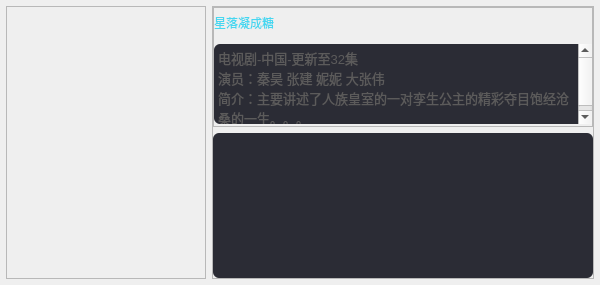
<?xml version="1.0" encoding="UTF-8"?>
<ui version="4.0">
 <class>SynopsisForm</class>
 <widget class="QWidget" name="SynopsisForm">
  <property name="geometry">
   <rect>
    <x>0</x>
    <y>0</y>
    <width>600</width>
    <height>285</height>
   </rect>
  </property>
  <property name="minimumSize">
   <size>
    <width>600</width>
    <height>285</height>
   </size>
  </property>
  <property name="maximumSize">
   <size>
    <width>16777215</width>
    <height>285</height>
   </size>
  </property>
  <property name="windowTitle">
   <string>Form</string>
  </property>
  <layout class="QHBoxLayout" name="horizontalLayout_2" stretch="0,7">
   <property name="spacing">
    <number>6</number>
   </property>
   <property name="leftMargin">
    <number>6</number>
   </property>
   <property name="topMargin">
    <number>6</number>
   </property>
   <property name="rightMargin">
    <number>6</number>
   </property>
   <property name="bottomMargin">
    <number>6</number>
   </property>
   <item>
    <widget class="QFrame" name="frame_left">
     <property name="minimumSize">
      <size>
       <width>200</width>
       <height>0</height>
      </size>
     </property>
     <property name="maximumSize">
      <size>
       <width>200</width>
       <height>16777215</height>
      </size>
     </property>
     <property name="frameShape">
      <enum>QFrame::StyledPanel</enum>
     </property>
     <property name="frameShadow">
      <enum>QFrame::Raised</enum>
     </property>
     <layout class="QVBoxLayout" name="verticalLayout_3">
      <property name="spacing">
       <number>0</number>
      </property>
      <property name="leftMargin">
       <number>6</number>
      </property>
      <property name="topMargin">
       <number>6</number>
      </property>
      <property name="rightMargin">
       <number>6</number>
      </property>
      <property name="bottomMargin">
       <number>0</number>
      </property>
      <item>
       <widget class="VideoHeadItem" name="label_draPic">
        <property name="styleSheet">
         <string notr="true">#label_draPic
{
border-image: url(:/images/bgpic/cusvideoitem1.png);
}</string>
        </property>
        <property name="text">
         <string/>
        </property>
       </widget>
      </item>
     </layout>
    </widget>
   </item>
   <item>
    <widget class="QFrame" name="frame_right">
     <property name="frameShape">
      <enum>QFrame::StyledPanel</enum>
     </property>
     <property name="frameShadow">
      <enum>QFrame::Raised</enum>
     </property>
     <layout class="QVBoxLayout" name="verticalLayout">
      <property name="leftMargin">
       <number>0</number>
      </property>
      <property name="topMargin">
       <number>0</number>
      </property>
      <property name="rightMargin">
       <number>0</number>
      </property>
      <property name="bottomMargin">
       <number>0</number>
      </property>
      <item>
       <widget class="QFrame" name="frame_top">
        <property name="minimumSize">
         <size>
          <width>0</width>
          <height>120</height>
         </size>
        </property>
        <property name="maximumSize">
         <size>
          <width>16777215</width>
          <height>130</height>
         </size>
        </property>
        <property name="frameShape">
         <enum>QFrame::StyledPanel</enum>
        </property>
        <property name="frameShadow">
         <enum>QFrame::Raised</enum>
        </property>
        <layout class="QVBoxLayout" name="verticalLayout_2">
         <property name="leftMargin">
          <number>0</number>
         </property>
         <property name="topMargin">
          <number>0</number>
         </property>
         <property name="rightMargin">
          <number>0</number>
         </property>
         <property name="bottomMargin">
          <number>0</number>
         </property>
         <item>
          <layout class="QHBoxLayout" name="horizontalLayout">
           <item>
            <widget class="QPushButton" name="pushButton_name">
             <property name="minimumSize">
              <size>
               <width>200</width>
               <height>30</height>
              </size>
             </property>
             <property name="maximumSize">
              <size>
               <width>260</width>
               <height>30</height>
              </size>
             </property>
             <property name="styleSheet">
              <string notr="true">QPushButton
{
border: none;
text-align: left;
font: 800 15px &quot;微软雅黑&quot;;
color: rgba(69, 215, 240,1.0);
}</string>
             </property>
             <property name="text">
              <string>星落凝成糖</string>
             </property>
            </widget>
           </item>
           <item>
            <spacer name="horizontalSpacer">
             <property name="orientation">
              <enum>Qt::Horizontal</enum>
             </property>
             <property name="sizeHint" stdset="0">
              <size>
               <width>40</width>
               <height>20</height>
              </size>
             </property>
            </spacer>
           </item>
          </layout>
         </item>
         <item>
          <widget class="QTextBrowser" name="textBrowser_intro">
           <property name="minimumSize">
            <size>
             <width>0</width>
             <height>80</height>
            </size>
           </property>
           <property name="maximumSize">
            <size>
             <width>16777215</width>
             <height>80</height>
            </size>
           </property>
           <property name="styleSheet">
            <string notr="true">#textBrowser_intro
{
color: white;
border-radius: 6px;
background-color: rgb(43, 44, 53);
}
</string>
           </property>
           <property name="html">
            <string>&lt;!DOCTYPE HTML PUBLIC &quot;-//W3C//DTD HTML 4.0//EN&quot; &quot;http://www.w3.org/TR/REC-html40/strict.dtd&quot;&gt;
&lt;html&gt;&lt;head&gt;&lt;meta name=&quot;qrichtext&quot; content=&quot;1&quot; /&gt;&lt;style type=&quot;text/css&quot;&gt;
p, li { white-space: pre-wrap; }
&lt;/style&gt;&lt;/head&gt;&lt;body style=&quot; font-family:'SimSun'; font-size:9pt; font-weight:400; font-style:normal;&quot;&gt;
&lt;p style=&quot; margin-top:0px; margin-bottom:0px; margin-left:0px; margin-right:0px; -qt-block-indent:0; text-indent:0px;&quot;&gt;&lt;span style=&quot; font-size:10pt; color:#5c5b5b;&quot;&gt;电视剧-中国-更新至32集&lt;/span&gt;&lt;/p&gt;
&lt;p style=&quot; margin-top:0px; margin-bottom:0px; margin-left:0px; margin-right:0px; -qt-block-indent:0; text-indent:0px;&quot;&gt;&lt;span style=&quot; font-size:10pt; color:#5c5b5b;&quot;&gt;演员：秦昊 张建 妮妮 大张伟 &lt;/span&gt;&lt;/p&gt;
&lt;p style=&quot; margin-top:0px; margin-bottom:0px; margin-left:0px; margin-right:0px; -qt-block-indent:0; text-indent:0px;&quot;&gt;&lt;span style=&quot; font-size:10pt; color:#5c5b5b;&quot;&gt;简介：主要讲述了人族皇室的一对孪生公主的精彩夺目饱经沧桑的一生。。。&lt;/span&gt;&lt;/p&gt;&lt;/body&gt;&lt;/html&gt;</string>
           </property>
          </widget>
         </item>
        </layout>
       </widget>
      </item>
      <item>
       <widget class="QListWidget" name="listWidget_dramalist">
        <property name="minimumSize">
         <size>
          <width>0</width>
          <height>130</height>
         </size>
        </property>
        <property name="maximumSize">
         <size>
          <width>16777215</width>
          <height>16777215</height>
         </size>
        </property>
        <property name="styleSheet">
         <string notr="true">QListWidget
{
outline: none;
border: none;
border-radius: 6px;
background-color: rgb(43, 44, 53);

}

QListWidget::item
{
border-radius: 6px;
color: white;
margin: 3px 3px;
background-color: rgba(37, 37, 43,1.0);
}
QListWidget::item:selected
{
background-color: rgba(37, 37, 43,1.0);
}

QListWidget::item:hover
{
background-color: rgba(37, 37, 43,0.7);
}</string>
        </property>
       </widget>
      </item>
     </layout>
    </widget>
   </item>
  </layout>
 </widget>
 <customwidgets>
  <customwidget>
   <class>VideoHeadItem</class>
   <extends>QLabel</extends>
   <header>mainwidget/VideoHeadItem.h</header>
  </customwidget>
 </customwidgets>
 <resources/>
 <connections/>
</ui>
